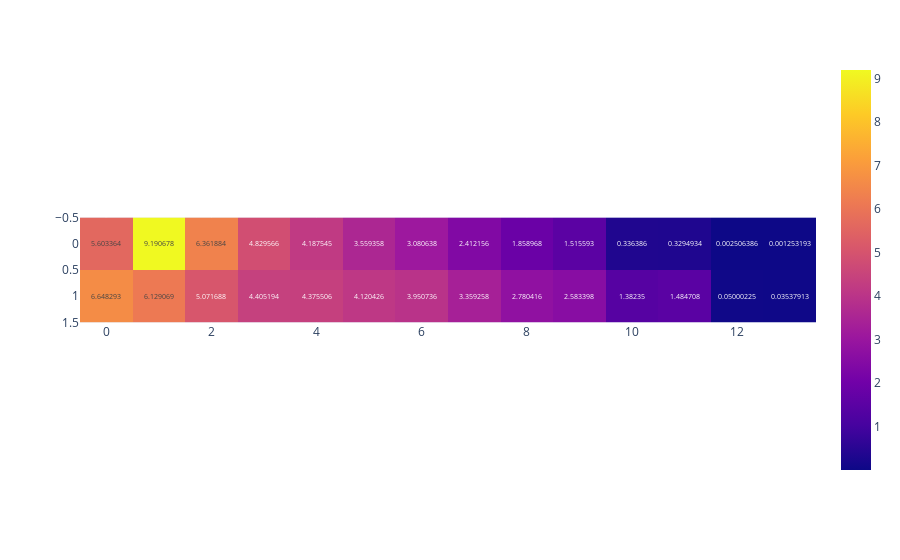

Notebook code cell kept with this figure:
### Code cell
# Reconstruimos data historical
data_historial =  function_data_historical(data)
print(len(set(data_historial['ID'])))

data_img =  data_historial.describe().iloc[1:3,:].values
fig = px.imshow(data_img, text_auto=True)
fig.show()

### Figure 1 — Plotly figure (JSON) as saved in the notebook; plotly's stock layout.template omitted (floating-point values rounded to 4 significant figures)
{"data": [{"coloraxis": "coloraxis", "hovertemplate": "x: %{x}<br>y: %{y}<br>color: %{z}<extra></extra>", "name": "0", "texttemplate": "%{z}", "type": "heatmap", "xaxis": "x", "yaxis": "y", "z": [[5.603, 9.191, 6.362, 4.83, 4.188, 3.559, 3.081, 2.412, 1.859, 1.516, 0.3364, 0.3295, 0.002506, 0.001253], [6.648, 6.129, 5.072, 4.405, 4.376, 4.12, 3.951, 3.359, 2.78, 2.583, 1.382, 1.485, 0.05, 0.03538]]}], "layout": {"coloraxis": {"colorscale": [[0, "#0d0887"], [0.1111, "#46039f"], [0.2222, "#7201a8"], [0.3333, "#9c179e"], [0.4444, "#bd3786"], [0.5556, "#d8576b"], [0.6667, "#ed7953"], [0.7778, "#fb9f3a"], [0.8889, "#fdca26"], [1, "#f0f921"]]}, "margin": {"t": 60}, "xaxis": {"anchor": "y", "constrain": "domain", "domain": [0, 1], "scaleanchor": "y"}, "yaxis": {"anchor": "x", "autorange": "reversed", "constrain": "domain", "domain": [0, 1]}}}
